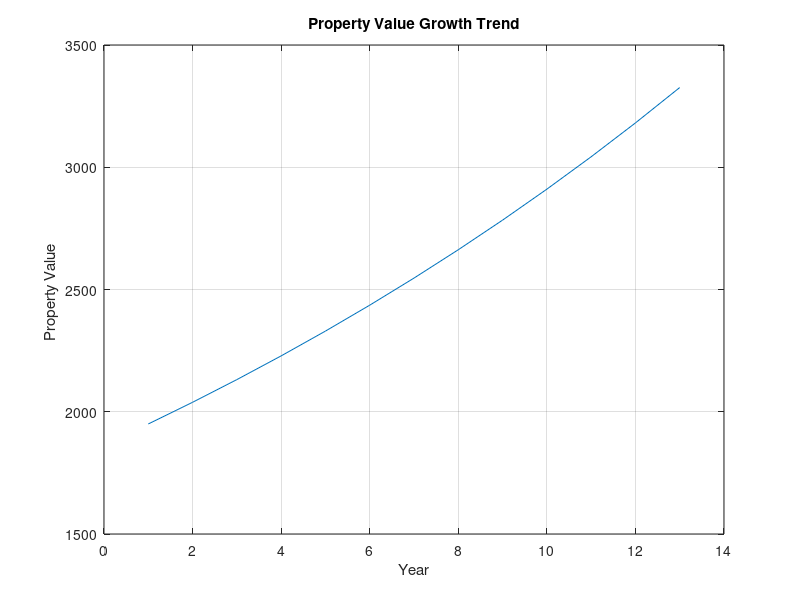

Write MATLAB code to recreate this figure.
% Venus Onyango
% February 23, 2024
% Week06A.m
%% This code is going to calculate the value of a property changes over time.
clear; clc;

birth = 0.05;
death = 0.0045;
P(1) = 1950.0;
deltat = 1;

for t = 1:12
P(t+1) = P(t) + deltat * (birth - death) * P(t);
end

years = 1:13;
plot(years, P);
title('Property Value Growth Trend');
xlabel('Year');
ylabel('Property Value ');
grid on;
